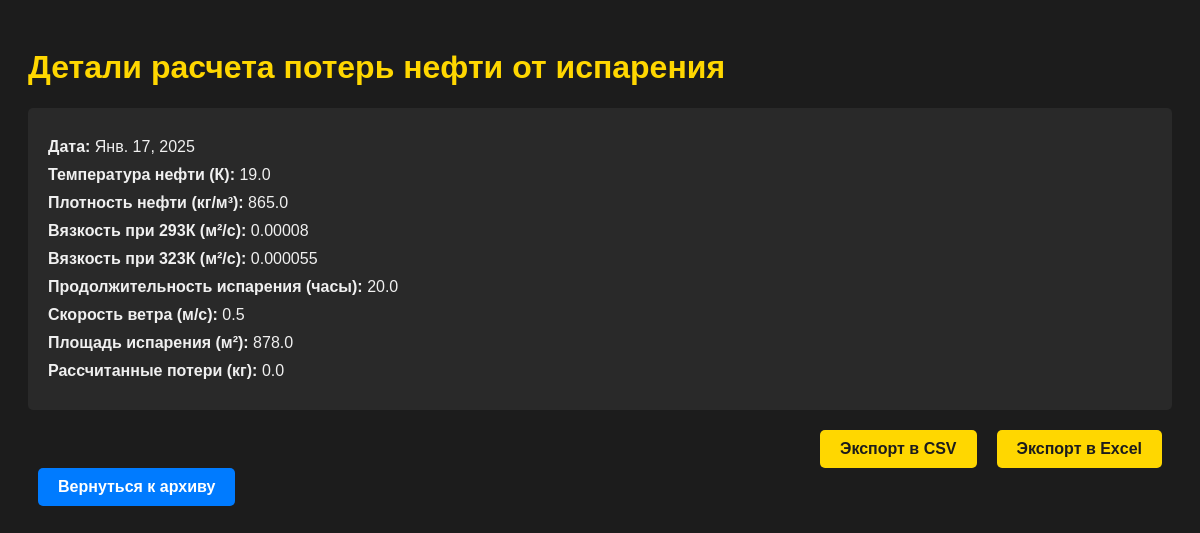
The app's page /oil_evaporation_loss_detail/1/ with its own data.
### oil_losses/models.py (models this page shows, shortened)
class OilEvaporationLossCalculation(models.Model):
    date = models.DateField(verbose_name="Дата расчета", auto_now_add=True)
    temperature = models.FloatField(verbose_name="Температура нефти (К)")
    density_standard = models.FloatField(verbose_name="Плотность нефти при стандартных условиях (кг/м³)")
    viscosity_293 = models.FloatField(verbose_name="Кинематическая вязкость нефти при 293К (м²/с)")
    viscosity_323 = models.FloatField(verbose_name="Кинематическая вязкость нефти при 323К (м²/с)")
    duration_evaporation = models.FloatField(verbose_name="Продолжительность испарения (часы)")
    evaporation_rate = models.FloatField(verbose_name="Скорость ветра (м/с)")
    area = models.FloatField(verbose_name="Площадь испарения (м²)")
    calculated_loss = models.FloatField(verbose_name="Рассчитанные потери (кг)", blank=True, null=True)
    class Meta:
        verbose_name = "Расчет потерь нефти от испарения"
        verbose_name_plural = "Расчеты потерь нефти от испарения"

### oil_losses/views.py (the view)
# urls.py: path('oil_evaporation_loss_detail/<int:id>/', views.oil_evaporation_loss_detail, name='oil_evaporation_loss_detail'),
def oil_evaporation_loss_detail(request, id):
    record = OilEvaporationLossCalculation.objects.get(id=id)
    return render(request, 'oil_evaporation_loss_detail.html', {'record': record})

### oil_losses/templates/oil_evaporation_loss_detail.html (shortened to what this page needs)
<!DOCTYPE html>
<html lang="en">
<head>
</head>
<body>
    <h1>Детали расчета потерь нефти от испарения</h1>
    <div class="detail">
        <p><strong>Дата:</strong> {{ record.date }}</p>
        <p><strong>Температура нефти (К):</strong> {{ record.temperature }}</p>
        <p><strong>Плотность нефти (кг/м³):</strong> {{ record.density_standard }}</p>
        <p><strong>Вязкость при 293К (м²/с):</strong> {{ record.viscosity_293 }}</p>
        <p><strong>Вязкость при 323К (м²/с):</strong> {{ record.viscosity_323 }}</p>
        <p><strong>Продолжительность испарения (часы):</strong> {{ record.duration_evaporation }}</p>
        <p><strong>Скорость ветра (м/с):</strong> {{ record.evaporation_rate }}</p>
        <p><strong>Площадь испарения (м²):</strong> {{ record.area }}</p>
        <p><strong>Рассчитанные потери (кг):</strong> {{ record.calculated_loss }}</p>
    </div>
    <div class="export-buttons">
        <a href="{% url 'export_csv' %}?calculation_type=oil_evaporation_loss&record_id={{ record.id }}" class="export-button">Экспорт в CSV</a>
        <a href="{% url 'export_excel' %}?calculation_type=oil_evaporation_loss&record_id={{ record.id }}" class="export-button">Экспорт в Excel</a>
    </div>
    <a href="/archive/" class="back-button">Вернуться к архиву</a>
</body>
</html>

### oil_losses/templates/oil_evaporation_loss_detail.html (style rules this page uses)
body { font-family: Arial, sans-serif; background-color: #1c1c1c; color: #f0f0f0; padding: 20px; }
h1 { color: #ffd700; }
.detail { background-color: #292929; padding: 20px; border-radius: 5px; margin-bottom: 20px; }
.detail p { margin: 10px 0; }
.export-buttons { display: flex; justify-content: flex-end; margin-top: 20px; }
.export-button { display: inline-block; padding: 10px 20px; margin: 0 10px; background-color: #ffd700; color: #1c1c1c; text-decoration: none; border-radius: 5px; font-weight: bold; transition: background-color 0.3s ease; }
.back-button { display: inline-block; padding: 10px 20px; margin: 0 10px; background-color: #007bff; color: #ffffff; text-decoration: none; border-radius: 5px; font-weight: bold; transition: background-color 0.3s ease; }

### records on screen
OilEvaporationLossCalculation: date "Янв. 17, 2025", temperature "19.0", density_standard "865.0", viscosity_293 "0.00008", viscosity_323 "0.000055", duration_evaporation "20.0", evaporation_rate "0.5", area "878.0", calculated_loss "0.0"
